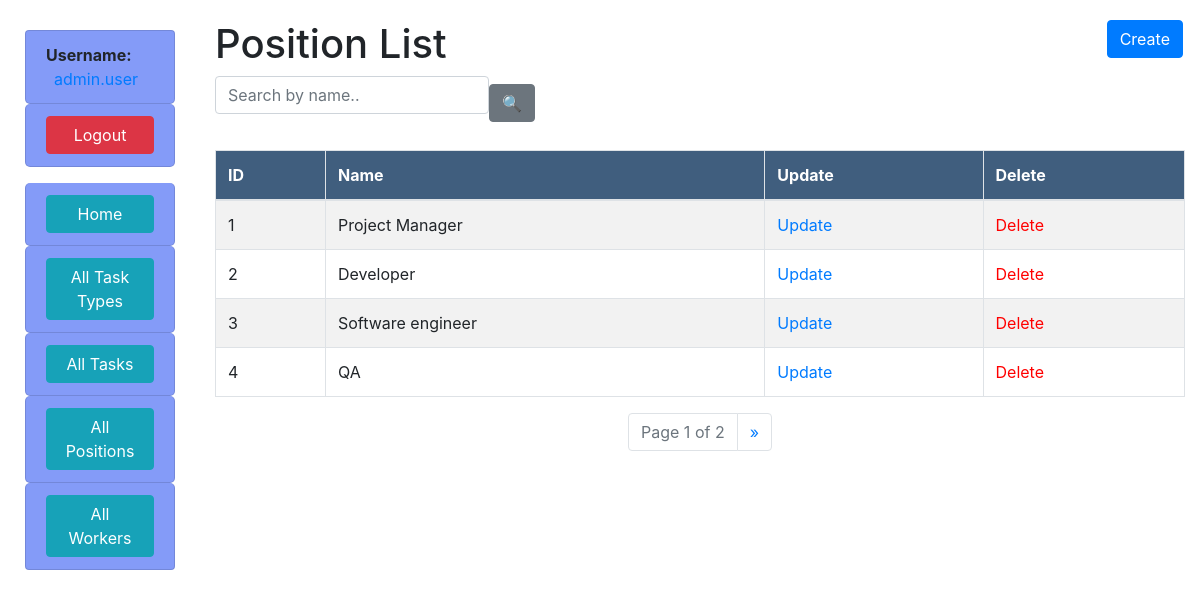
/positions/ (signed in), run on the app's committed database.
### task/models.py (models this page shows, shortened)
class Worker(AbstractUser):
    position = models.ForeignKey(
        "Position",
        on_delete=models.CASCADE,
        related_name="workers",
        blank=True,
        null=True
    )
    class Meta:
        ordering = ["position"]
        verbose_name = "worker"
        verbose_name_plural = "workers"
    def get_absolute_url(self):
        return reverse("task:worker-detail", kwargs={"pk": self.pk})

class Position(models.Model):
    name = models.CharField(max_length=128, unique=True)

### task/views.py (the view)
# urls.py: path("positions/", PositionListView.as_view(), name="position-list"),
class PositionListView(LoginRequiredMixin, generic.ListView):
    model = Position
    paginate_by = 4
    def get_context_data(self, *, object_list=None, **kwargs):
        context = super().get_context_data(**kwargs)
        name = self.request.GET.get("name", "")
        context["search_form"] = NameSearchForm(initial={"name": name})
        return context
    def get_queryset(self):
        queryset = Position.objects.all()
        name = self.request.GET.get("name")
        if name:
            return queryset.filter(name__icontains=name)
        return queryset

### task/forms.py
class NameSearchForm(forms.Form):
    name = forms.CharField(
        max_length=255,
        required=False,
        label="",
        widget=forms.TextInput(attrs={"placeholder": "Search by name.."})
    )

### task/templatetags/query_transform.py (called while the page is built)
@register.simple_tag
def query_transform(request, **kwargs):
    updated = request.GET.copy()
    for key, value in kwargs.items():
        if value is not None:
            updated[key] = value
        else:
            updated.pop(key, 0)
    return updated.urlencode()

### templates/task/position_list.html
{% extends "base.html" %}
{% block content %}
  <h1>Position List
    <a href="{% url 'task:position-create' %}" class="btn btn-primary link-to-page">Create</a>
  </h1>
  {% include "includes/search_form.html" %}
  {% if position_list %}
    <table class="table table-striped">
      <thead>
        <tr>
          <th>ID</th>
          <th>Name</th>
          <th>Update</th>
          <th>Delete</th>
        </tr>
      </thead>
      <tbody>
        {% for position in position_list %}
          <tr>
            <td>{{ position.id }}</td>
            <td>{{ position.name }}</td>
            <td><a href="{% url 'task:position-update' position.id %}">Update</a></td>
            <td>
              <a href="{% url 'task:position-delete' position.id %}" class="delete-color">Delete</a>
            </td>
          </tr>
        {% endfor %}
      </tbody>
    </table>
  {% else %}
    <p>There are no positions yet.</p>
  {% endif %}
{% endblock %}

### templates/includes/sidebar.html (shortened to what this page needs)
<ul class="list-group sidebar-nav sticky-sidebar">
  {% if user.is_authenticated %}
    <li class="list-group-item sidebar-bg-color">
      <span class="font-weight-bold">Username:</span>
      <a href="{{ user.get_absolute_url }}" class="ml-2">{{ user.username }}</a>
    </li>
    <li class="list-group-item sidebar-bg-color mb-3">
      <a href="{% url 'logout' %}" class="btn btn-danger btn-block">Logout</a>
    </li>
  {% endif %}
  <li class="list-group-item sidebar-bg-color">
    <a href="{% url 'task:index' %}" class="btn btn-info btn-block">Home</a>
  </li>
  <li class="list-group-item sidebar-bg-color">
    <a href="{% url 'task:task-type-list' %}" class="btn btn-info btn-block">All Task Types</a>
  </li>
  <li class="list-group-item sidebar-bg-color">
    <a href="{% url 'task:task-list' %}" class="btn btn-info btn-block">All Tasks</a>
  </li>
  <li class="list-group-item sidebar-bg-color">
    <a href="{% url 'task:position-list' %}" class="btn btn-info btn-block">All Positions</a>
  </li>
  <li class="list-group-item sidebar-bg-color">
    <a href="{% url 'task:worker-list' %}" class="btn btn-info btn-block">All Workers</a>
  </li>
</ul>

### static/css/styles.css (style rules this page uses)
body { margin-top: 20px; }
.link-to-page { float: right; margin: 0 2px 0 2px; }
.sidebar-bg-color { background-color: rgb(132, 155, 248); }
.list-group-item { border-radius: 5px; }
.table { margin-top: 20px; }
.table th { background-color: #405e7e; color: #fff; border: 1px solid #dee2e6; }
.table td { border: 1px solid #dee2e6; vertical-align: middle; }
.sticky-sidebar { position: sticky; top: 0; z-index: 1; padding: 10px; }
.delete-color { color: red; }

### data on the page
Worker: username "admin.user"
Position: id "1", name "Project Manager"
Position: id "2", name "Developer"
Position: id "3", name "Software engineer"
Position: id "4", name "QA"

### other printed values
{{ page_obj.number }} "1"
{{ paginator.num_pages }} "2"
